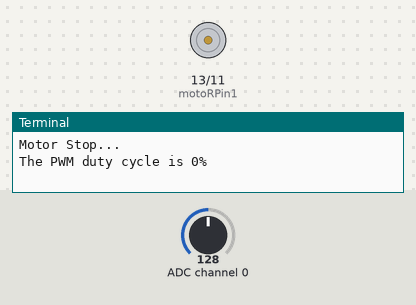
This program was run on a simulated Raspberry Pi (header pin numbers). Shown: motor-driver pin pairs drawn as motors (green arrow = first pin HIGH = forward, orange = second pin HIGH = backward, longer = more drive, scaled by the enable pin), the last lines printed to the terminal. The inputs (shaded band) are chosen by the test bench; at power-on: ADC channel 0 = 128 (analog values on the 0–255 scale).

Above: at 1.2 s.
1.3 s: ADC channel 0 set to 178
At 2.2 s:
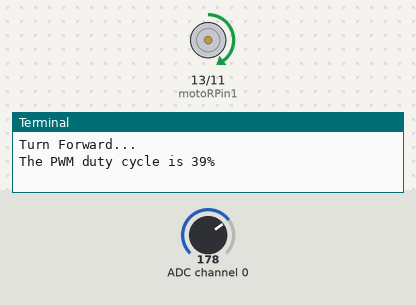
2.9 s: ADC channel 0 set to 127
At 3.7 s:
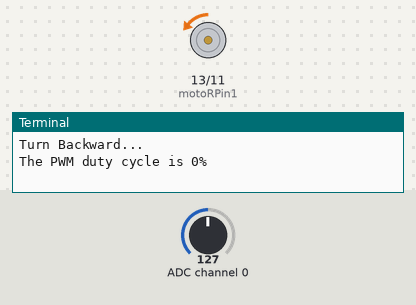
4.5 s: ADC channel 0 set to 76
At 5.3 s:
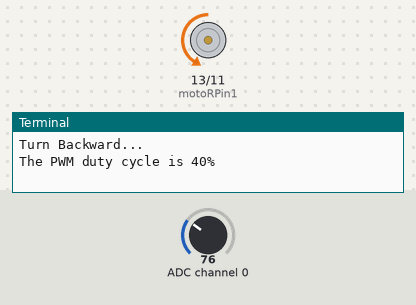
6.1 s: ADC channel 0 set to 30
At 6.9 s:
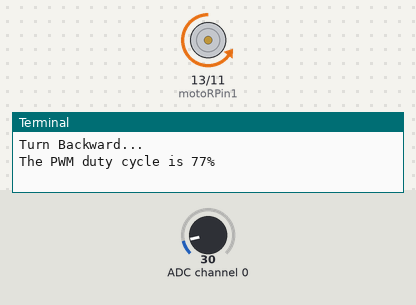
7.7 s: ADC channel 0 set to 224
At 8.4 s:
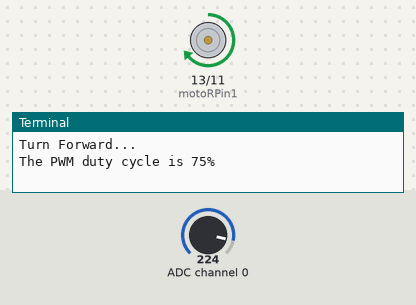
9.3 s: ADC channel 0 set to 255
At 10.0 s:
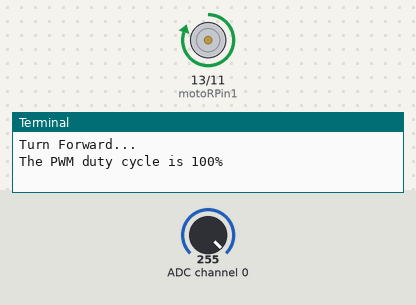
Timing chart, 0 to 11.9 s (numbered marks = the images above; inputs shaded):
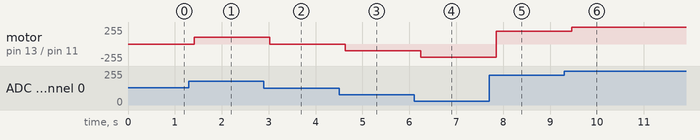

Measured:
- after the input at 1.3 s, motor on pin 13 (motoRPin1) / pin 11 (motoRPin2): stopped → forward 100/255 after 0.11 s
- after the input at 2.9 s, motor on pin 13 (motoRPin1) / pin 11 (motoRPin2): forward 100/255 → backward 2/255 after 0.12 s
- after the input at 4.5 s, motor on pin 13 (motoRPin1) / pin 11 (motoRPin2): backward 2/255 → backward 104/255 after 0.13 s
- after the input at 6.1 s, motor on pin 13 (motoRPin1) / pin 11 (motoRPin2): backward 104/255 → backward 195/255 after 0.14 s
- after the input at 7.7 s, motor on pin 13 (motoRPin1) / pin 11 (motoRPin2): backward 195/255 → forward 191/255 after 0.15 s
- after the input at 9.3 s, motor on pin 13 (motoRPin1) / pin 11 (motoRPin2): forward 191/255 → forward 253/255 after 0.16 s

The program:

3.1.1_AdjustableFan.py
```python
#!/usr/bin/env python3

import RPi.GPIO as GPIO
import time
from ADCDevice import *

# define the pins connected to L293D
motoRPin1 = 13
motoRPin2 = 11
enablePin = 15
adc = ADCDevice() # Define an ADCDevice class object

def setup():
    global adc
    if(adc.detectI2C(0x48)): # Detect the ads7830
        adc = ADS7830()
    else:
        print("No correct I2C address found, \n"
        "Please use command 'i2cdetect -y 1' to check the I2C address! \n"
        "Program Exit. \n");
        exit(-1)
    global p
    GPIO.setmode(GPIO.BOARD)
    GPIO.setup(motoRPin1,GPIO.OUT)   # set pins to OUTPUT mode
    GPIO.setup(motoRPin2,GPIO.OUT)
    GPIO.setup(enablePin,GPIO.OUT)

    p = GPIO.PWM(enablePin,1000) # creat PWM and set Frequence to 1KHz
    p.start(0)

# mapNUM function: map the value from a range of mapping to another range.
def mapNUM(value,fromLow,fromHigh,toLow,toHigh):
    return (toHigh-toLow)*(value-fromLow) / (fromHigh-fromLow) + toLow

# motor function: determine the direction and speed of the motor according to the input ADC value input
def motor(ADC):
    value = ADC -128
    if (value > 0):  # make motor turn forward
        GPIO.output(motoRPin1,GPIO.HIGH)  # motoRPin1 output HIHG level
        GPIO.output(motoRPin2,GPIO.LOW)   # motoRPin2 output LOW level
        print ('Turn Forward...')
    elif (value < 0): # make motor turn backward
        GPIO.output(motoRPin1,GPIO.LOW)
        GPIO.output(motoRPin2,GPIO.HIGH)
        print ('Turn Backward...')
    else :
        GPIO.output(motoRPin1,GPIO.LOW)
        GPIO.output(motoRPin2,GPIO.LOW)
        print ('Motor Stop...')
    p.start(mapNUM(abs(value),0,128,0,100))
    print ('The PWM duty cycle is %d%%\n'%(abs(value)*100/127))   # print PMW duty cycle.

def loop():
    while True:
        value = adc.analogRead(0) # read ADC value of channel 0
        print ('ADC Value : %d'%(value))
        motor(value)
        time.sleep(0.2)

def destroy():
    p.stop()  # stop PWM
    GPIO.cleanup()

if __name__ == '__main__':  # Program entrance
    print ('Program is starting ... ')
    setup()
    try:
        loop()
    except KeyboardInterrupt: # Press ctrl-c to end the program.
        destroy()
```

ADCDevice.py
```python
#!/usr/bin/env python3

import smbus

class ADCDevice(object):
    def __init__(self):
        self.cmd = 0
        self.address = 0
        self.bus=smbus.SMBus(1)
        # print("ADCDevice init")

    def detectI2C(self,addr):
        try:
            self.bus.write_byte(addr,0)
            print("Found device in address 0x%x"%(addr))
            return True
        except:
            print("Not found device in address 0x%x"%(addr))
            return False

    def close(self):
        self.bus.close()


class ADS7830(ADCDevice):
    def __init__(self):
        super(ADS7830, self).__init__()
        self.cmd = 0x84
        self.address = 0x48 # 0x48 is the default i2c address for ADS7830 Module.

    def analogRead(self, chn): # ADS7830 has 8 ADC input pins, chn:0,1,2,3,4,5,6,7
        value = self.bus.read_byte_data(self.address, self.cmd|(((chn<<2 | chn>>1)&0x07)<<4))
        return value
```
